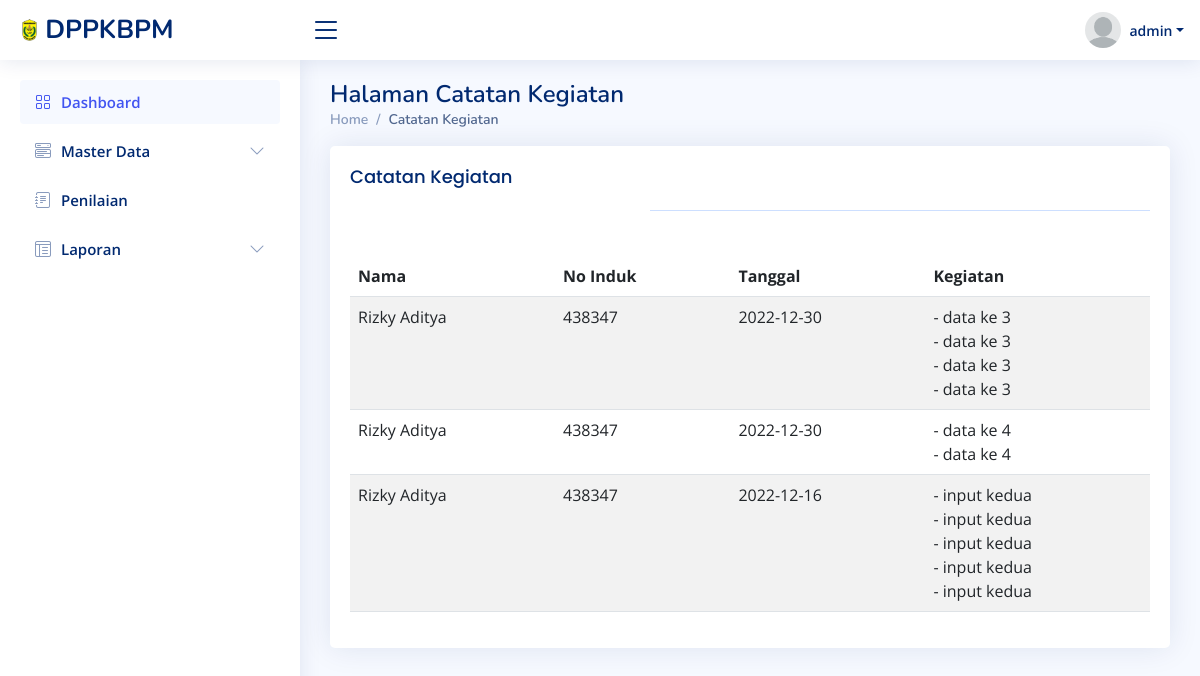
Before: /kegiatan/detail_kegiatan.php?username=adit (signed in) with the older database file.
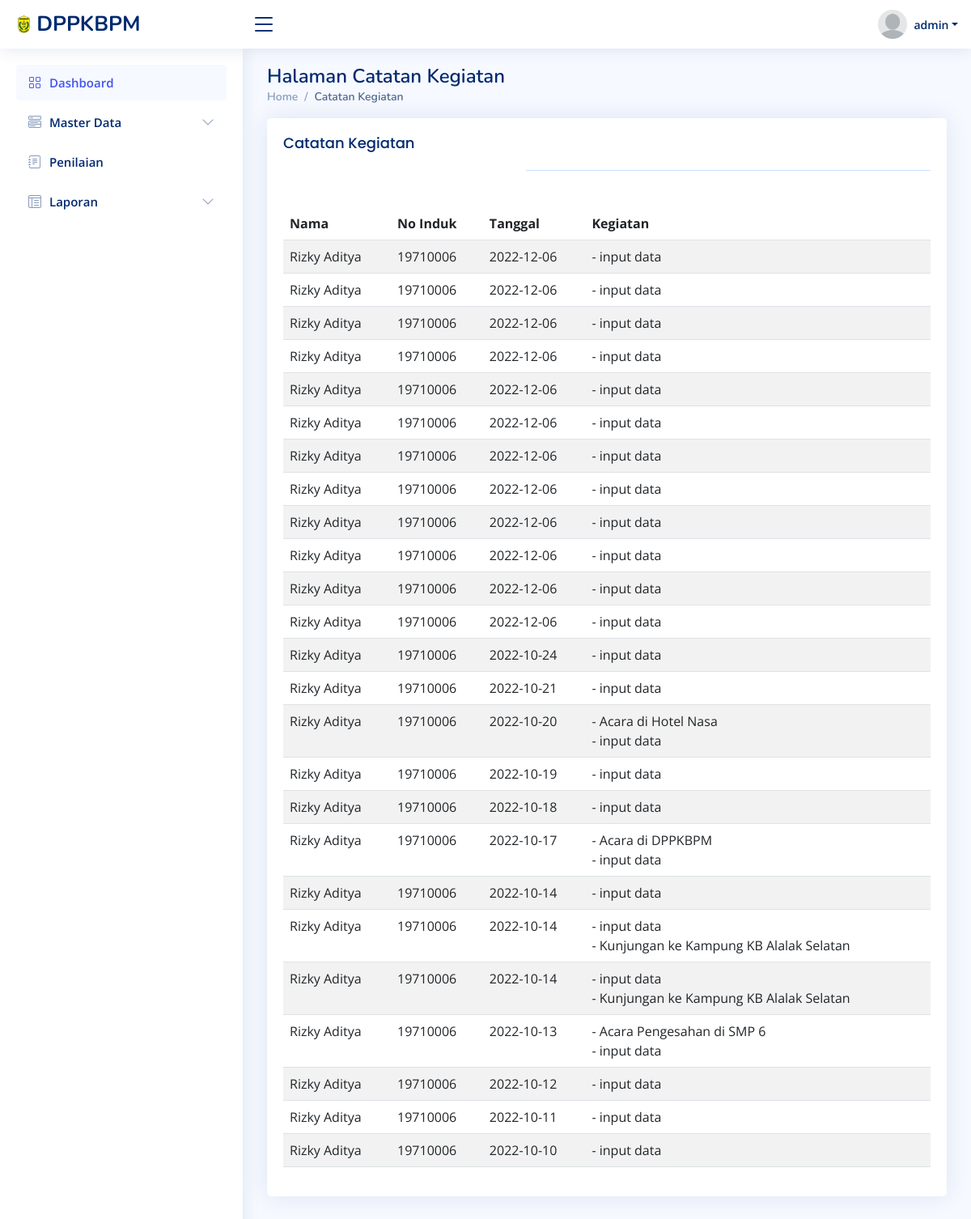
After: the same page with the newer database file.
### tables this page shows
CREATE TABLE `tb_kegiatan` (
  `id_kegiatan` int(11) NOT NULL,
  `usn_kegiatan` varchar(30) NOT NULL,
  `tanggal` date NOT NULL,
  `kegiatan_i` text NOT NULL,
  `kegiatan_ii` text NOT NULL,
  `kegiatan_iii` text NOT NULL,
  `kegiatan_iv` text NOT NULL,
  `kegiatan_v` text NOT NULL
);

CREATE TABLE `tb_magang` (
  `id_magang` int(11) NOT NULL,
  `nama` varchar(255) NOT NULL,
  `username` varchar(30) NOT NULL,
  `induk` int(11) NOT NULL,
  `tgl_lahir` varchar(100) NOT NULL,
  `alamat` varchar(255) NOT NULL,
  `jk` enum('L','P') NOT NULL,
  `telepon` varchar(255) NOT NULL,
  `instansi` varchar(255) NOT NULL,
  `jurusan` varchar(255) NOT NULL,
  `tgl_masuk` date NOT NULL,
  `tgl_keluar` date NOT NULL,
  `password` varchar(30) NOT NULL,
  `status` enum('user','admin') NOT NULL
);

### kegiatan/detail_kegiatan.php (the view, shortened to what this page needs)
<?php
include '../utilities/sidebar.php';
$username = $_GET['username'];
if(isset($username)){
    include '../koneksi/koneksi.php';
    $query = mysqli_query($konek, "SELECT * FROM tb_kegiatan k INNER JOIN tb_magang m ON k.usn_kegiatan = m.username ORDER BY tanggal DESC");
}
?>
<div class="pagetitle">
  <h1>Halaman Catatan Kegiatan</h1>
  <nav>
    <ol class="breadcrumb">
      <li class="breadcrumb-item"><a href="../utilities/dashboard.php">Home</a></li>
      <li class="breadcrumb-item active">Catatan Kegiatan</li>
    </ol>
  </nav>
</div>
<section class="section">
<div class="card">
            <div class="card-body">
                <h5 class="card-title">Catatan Kegiatan</h5>
                <table class="table table-striped" id="idcuy">
                <thead>
                    <tr class="">
                        <th>Nama</th>
                        <th>No Induk</th>
                        <th>Tanggal</th>
                        <th>Kegiatan</th>
                    </tr>
                </thead>
            <tbody>
<?php
    while ($data = mysqli_fetch_array($query)) {
if ($_GET['username'] == $data['username']) {
echo"
    <tr>
        <td hidden>$data[username]</td>
        <td>$data[nama]</td>
        <td>$data[induk]</td>
        <td>$data[tanggal]</td>
        <td>- $data[kegiatan_i] <br>";
        if($data['kegiatan_ii'] == true) {
            echo "- $data[kegiatan_ii] <br>";
        }
        if($data['kegiatan_iii'] == true) {
            echo "- $data[kegiatan_iii] <br>";
        }
        if($data['kegiatan_iv'] == true) {
            echo "- $data[kegiatan_iv] <br>";
        }
        if($data['kegiatan_v'] == true) {
            echo "- $data[kegiatan_v]";
        }
        echo"</td>
        </td>
    </tr>";
 }
}
?>
</tbody>
            </div>
        </div>
    </section>
<?php
include '../utilities/footer.php';
?>

Changed rows visible on the page:
added tb_kegiatan: tb_magang.nama "Rizky Aditya", tb_magang.induk "19710006", tanggal "2022-12-06", kegiatan_i "input data"
added tb_kegiatan: tb_magang.nama "Rizky Aditya", tb_magang.induk "19710006", tanggal "2022-12-06", kegiatan_i "input data"
added tb_kegiatan: tb_magang.nama "Rizky Aditya", tb_magang.induk "19710006", tanggal "2022-12-06", kegiatan_i "input data"
added tb_kegiatan: tb_magang.nama "Rizky Aditya", tb_magang.induk "19710006", tanggal "2022-12-06", kegiatan_i "input data"
added tb_kegiatan: tb_magang.nama "Rizky Aditya", tb_magang.induk "19710006", tanggal "2022-12-06", kegiatan_i "input data"
added tb_kegiatan: tb_magang.nama "Rizky Aditya", tb_magang.induk "19710006", tanggal "2022-12-06", kegiatan_i "input data"
added tb_kegiatan: tb_magang.nama "Rizky Aditya", tb_magang.induk "19710006", tanggal "2022-12-06", kegiatan_i "input data"
added tb_kegiatan: tb_magang.nama "Rizky Aditya", tb_magang.induk "19710006", tanggal "2022-12-06", kegiatan_i "input data"
added tb_kegiatan: tb_magang.nama "Rizky Aditya", tb_magang.induk "19710006", tanggal "2022-12-06", kegiatan_i "input data"
added tb_kegiatan: tb_magang.nama "Rizky Aditya", tb_magang.induk "19710006", tanggal "2022-12-06", kegiatan_i "input data"
added tb_kegiatan: tb_magang.nama "Rizky Aditya", tb_magang.induk "19710006", tanggal "2022-12-06", kegiatan_i "input data"
added tb_kegiatan: tb_magang.nama "Rizky Aditya", tb_magang.induk "19710006", tanggal "2022-12-06", kegiatan_i "input data"
added tb_kegiatan: tb_magang.nama "Rizky Aditya", tb_magang.induk "19710006", tanggal "2022-10-24", kegiatan_i "input data"
added tb_kegiatan: tb_magang.nama "Rizky Aditya", tb_magang.induk "19710006", tanggal "2022-10-21", kegiatan_i "input data"
added tb_kegiatan: tb_magang.nama "Rizky Aditya", tb_magang.induk "19710006", tanggal "2022-10-20", kegiatan_i "Acara di Hotel Nasa", kegiatan_ii "input data"
added tb_kegiatan: tb_magang.nama "Rizky Aditya", tb_magang.induk "19710006", tanggal "2022-10-19", kegiatan_i "input data"
now on this page (row edited): tb_kegiatan: tb_magang.nama "Rizky Aditya", tb_magang.induk "19710006", tanggal "2022-10-18", kegiatan_i "input data"
added tb_kegiatan: tb_magang.nama "Rizky Aditya", tb_magang.induk "19710006", tanggal "2022-10-17", kegiatan_i "Acara di DPPKBPM", kegiatan_ii "input data"
changed tb_kegiatan (number 19 of 25 on the later page): tb_magang.induk "438347" → "19710006"; tanggal "2022-12-30" → "2022-10-14"; kegiatan_i "data ke 4" → "input data"; kegiatan_ii "data ke 4" → (not shown); moves up the list
added tb_kegiatan: tb_magang.nama "Rizky Aditya", tb_magang.induk "19710006", tanggal "2022-10-14", kegiatan_i "input data", kegiatan_ii "Kunjungan ke Kampung KB Alalak Selatan"
added tb_kegiatan: tb_magang.nama "Rizky Aditya", tb_magang.induk "19710006", tanggal "2022-10-14", kegiatan_i "input data", kegiatan_ii "Kunjungan ke Kampung KB Alalak Selatan"
changed tb_kegiatan: tb_magang.induk "438347" → "19710006"; tanggal "2022-12-30" → "2022-10-13"; kegiatan_i "data ke 3" → "Acara Pengesahan di SMP 6"; kegiatan_ii "data ke 3" → "input data"; kegiatan_iii "data ke 3" → (not shown); kegiatan_iv "data ke 3" → (not shown)
added tb_kegiatan: tb_magang.nama "Rizky Aditya", tb_magang.induk "19710006", tanggal "2022-10-12", kegiatan_i "input data"
changed tb_kegiatan (number 24 of 25 on the later page): tb_magang.induk "438347" → "19710006"; tanggal "2022-12-16" → "2022-10-11"; kegiatan_i "input kedua" → "input data"; kegiatan_ii "input kedua" → (not shown); kegiatan_iii "input kedua" → (not shown); kegiatan_iv "input kedua" → (not shown); kegiatan_v "input kedua" → (not shown)
added tb_kegiatan: tb_magang.nama "Rizky Aditya", tb_magang.induk "19710006", tanggal "2022-10-10", kegiatan_i "input data"
